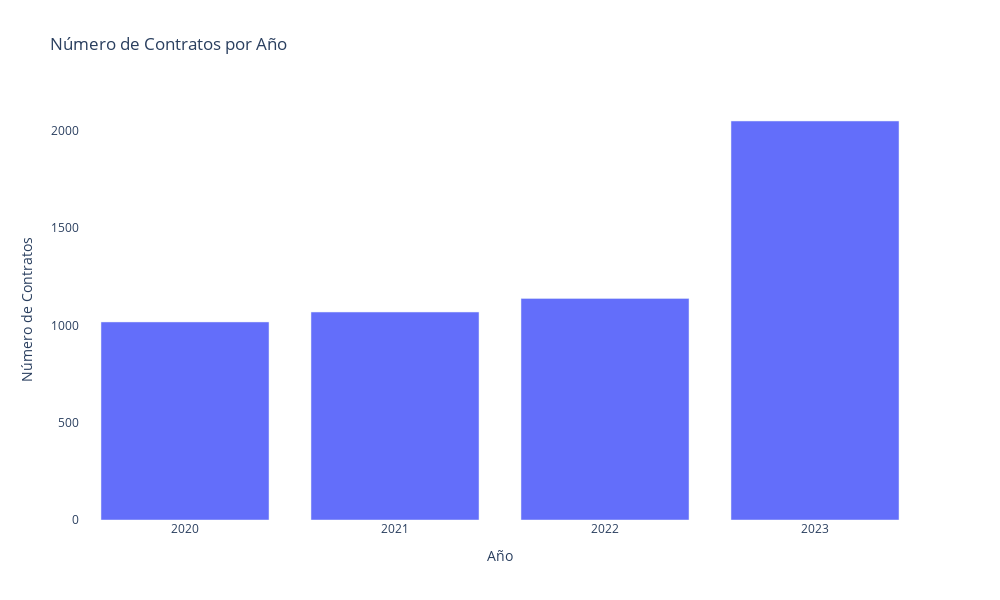
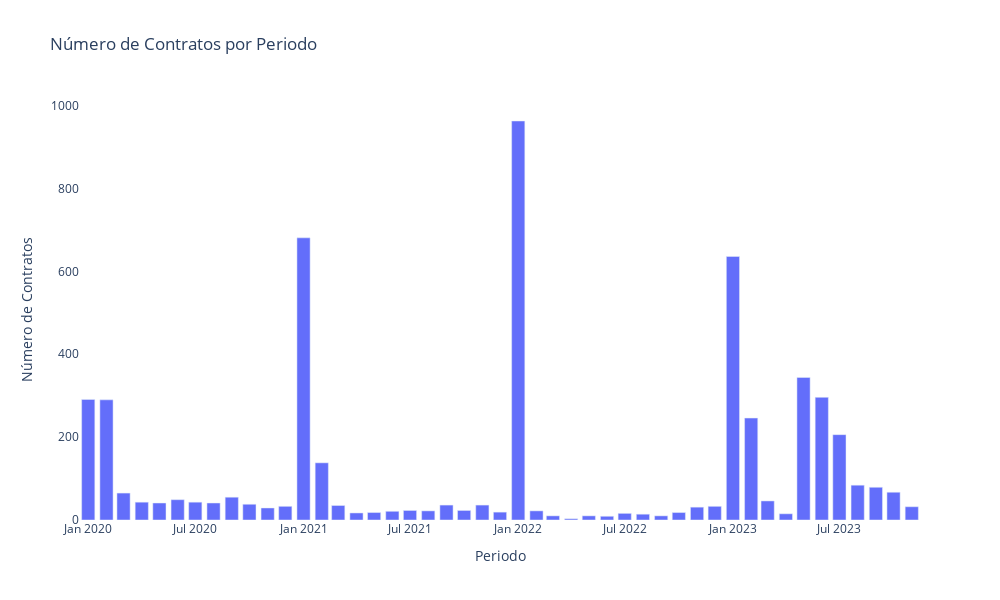

Write notebook code for charts like these, in order.
### Code cell
### Grafica 1

# Calcular el conteo de contratos por año y ordenar
conteo_contratos_a = DF_contratos_v1['fecha_de_firma_ano'].value_counts().reset_index()
conteo_contratos_a = conteo_contratos_a.sort_values('fecha_de_firma_ano')

# Crear gráfica
fig = px.bar(
    conteo_contratos_a,
    x='fecha_de_firma_ano',
    y='count',
    title='Número de Contratos por Año',
    labels={'fecha_de_firma_ano': 'Año', 'count': 'Número de Contratos'}
)

# Diseño
fig.update_layout(
    xaxis_title='Año',
    yaxis_title='Número de Contratos',
    title='Número de Contratos por Año',
    plot_bgcolor='rgba(0, 0, 0, 0)',
    xaxis_tickangle = 0,
    showlegend = False,
    height = 600,
    width = 1000
)

# Mostrar gráfica
fig.show()

### Grafica 2

# Calcular el conteo de contratos por año y ordenar
conteo_contratos_p = DF_contratos_v1['fecha_de_firma_periodo'].value_counts().reset_index()
conteo_contratos_p = conteo_contratos_p.sort_values('fecha_de_firma_periodo')

# Crear gráfica
fig = px.bar(
    conteo_contratos_p,
    x='fecha_de_firma_periodo',
    y='count',
    title='Número de Contratos por Periodo',
    labels={'fecha_de_firma_periodo': 'Periodo', 'count': 'Número de Contratos'}
)

# Diseño
fig.update_layout(
    xaxis_title='Periodo',
    yaxis_title='Número de Contratos',
    title='Número de Contratos por Periodo',
    plot_bgcolor='rgba(0, 0, 0, 0)',
    xaxis_tickangle = 0,
    showlegend = False,
    height = 600,
    width = 1000
)

# Mostrar gráfica
fig.show()

### Figure 1 — Plotly figure (JSON) as saved in the notebook; plotly's stock layout.template omitted (floating-point values rounded to 4 significant figures)
{"data": [{"alignmentgroup": "True", "hovertemplate": "Año=%{x}<br>Número de Contratos=%{y}<extra></extra>", "legendgroup": "", "marker": {"color": "#636efa", "pattern": {"shape": ""}}, "name": "", "offsetgroup": "", "orientation": "v", "showlegend": false, "textposition": "auto", "type": "bar", "x": ["2020", "2021", "2022", "2023"], "xaxis": "x", "y": [1018, 1069, 1139, 2051], "yaxis": "y"}], "layout": {"barmode": "relative", "height": 600, "legend": {"tracegroupgap": 0}, "plot_bgcolor": "rgba(0, 0, 0, 0)", "showlegend": false, "title": {"text": "Número de Contratos por Año"}, "width": 1000, "xaxis": {"anchor": "y", "domain": [0, 1], "tickangle": 0, "title": {"text": "Año"}}, "yaxis": {"anchor": "x", "domain": [0, 1], "title": {"text": "Número de Contratos"}}}}

### Figure 2 — Plotly figure (JSON) as saved in the notebook; plotly's stock layout.template omitted (floating-point values rounded to 4 significant figures)
{"data": [{"alignmentgroup": "True", "hovertemplate": "Periodo=%{x}<br>Número de Contratos=%{y}<extra></extra>", "legendgroup": "", "marker": {"color": "#636efa", "pattern": {"shape": ""}}, "name": "", "offsetgroup": "", "orientation": "v", "showlegend": false, "textposition": "auto", "type": "bar", "x": ["2020-01", "2020-02", "2020-03", "2020-04", "2020-05", "2020-06", "2020-07", "2020-08", "2020-09", "2020-10", "2020-11", "2020-12", "2021-01", "2021-02", "2021-03", "2021-04", "2021-05", "2021-06", "2021-07", "2021-08", "2021-09", "2021-10", "2021-11", "2021-12", "2022-01", "2022-02", "2022-03", "2022-04", "2022-05", "2022-06", "2022-07", "2022-08", "2022-09", "2022-10", "2022-11", "2022-12", "2023-01", "2023-02", "2023-03", "2023-04", "2023-05", "2023-06", "2023-07", "2023-08", "2023-09", "2023-10", "2023-11"], "xaxis": "x", "y": [291, 290, 65, 43, 41, 49, 43, 41, 55, 38, 29, 33, 681, 138, 35, 17, 18, 21, 23, 22, 36, 23, 36, 19, 963, 22, 10, 3, 10, 9, 16, 14, 10, 18, 31, 33, 636, 246, 46, 15, 344, 296, 206, 84, 79, 67, 32], "yaxis": "y"}], "layout": {"barmode": "relative", "height": 600, "legend": {"tracegroupgap": 0}, "plot_bgcolor": "rgba(0, 0, 0, 0)", "showlegend": false, "title": {"text": "Número de Contratos por Periodo"}, "width": 1000, "xaxis": {"anchor": "y", "domain": [0, 1], "tickangle": 0, "title": {"text": "Periodo"}}, "yaxis": {"anchor": "x", "domain": [0, 1], "title": {"text": "Número de Contratos"}}}}
